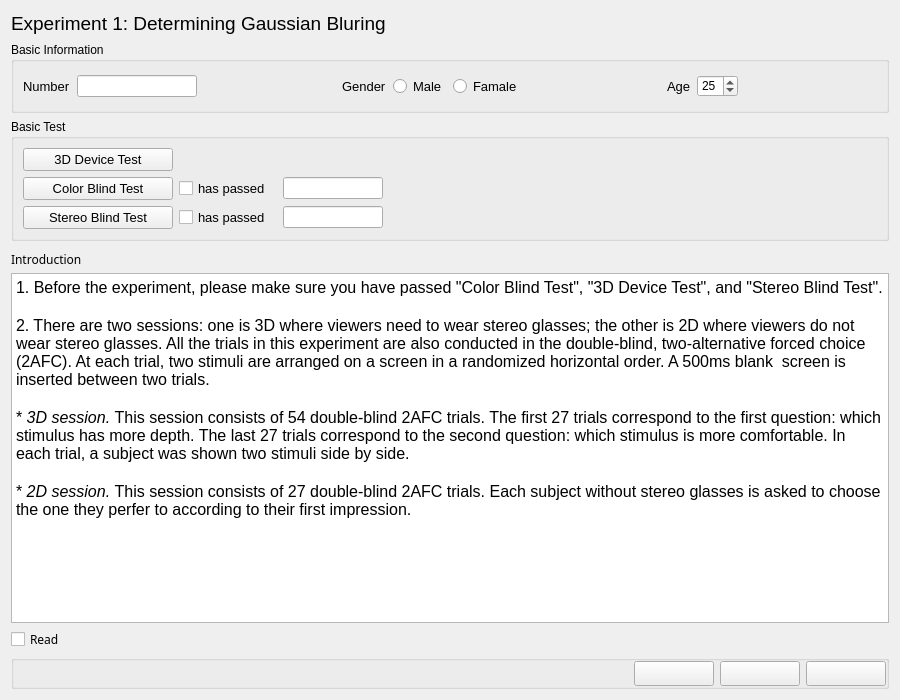
<?xml version="1.0" encoding="UTF-8"?>
<ui version="4.0">
 <class>Experiment1Form</class>
 <widget class="QWidget" name="Experiment1Form">
  <property name="geometry">
   <rect>
    <x>0</x>
    <y>0</y>
    <width>900</width>
    <height>700</height>
   </rect>
  </property>
  <property name="minimumSize">
   <size>
    <width>900</width>
    <height>600</height>
   </size>
  </property>
  <property name="windowTitle">
   <string>Form</string>
  </property>
  <property name="styleSheet">
   <string notr="true">QPushButton:hover{
border:2px solid rgb(71,186,204);
color:rgb(71,186,204);
background:transparent;
}
QPushButton:pressed{
border:2px solid black;
color:black;
background-color:rgb(71,186,204);
}
QPushButton:!enabled
{
border:2px solid rgb(130,130,130);
color:rgb(130,130,130);
}

</string>
  </property>
  <layout class="QVBoxLayout" name="verticalLayout">
   <item>
    <widget class="QLabel" name="label">
     <property name="minimumSize">
      <size>
       <width>0</width>
       <height>25</height>
      </size>
     </property>
     <property name="maximumSize">
      <size>
       <width>16777215</width>
       <height>60</height>
      </size>
     </property>
     <property name="font">
      <font>
       <family>Microsoft YaHei UI</family>
       <pointsize>14</pointsize>
      </font>
     </property>
     <property name="text">
      <string>Experiment 1: Determining Gaussian Bluring</string>
     </property>
    </widget>
   </item>
   <item>
    <widget class="QGroupBox" name="groupBox">
     <property name="minimumSize">
      <size>
       <width>0</width>
       <height>60</height>
      </size>
     </property>
     <property name="maximumSize">
      <size>
       <width>16777215</width>
       <height>120</height>
      </size>
     </property>
     <property name="font">
      <font>
       <family>Microsoft YaHei UI</family>
       <pointsize>9</pointsize>
      </font>
     </property>
     <property name="title">
      <string>Basic Information</string>
     </property>
     <layout class="QHBoxLayout" name="horizontalLayout">
      <item>
       <widget class="QLabel" name="label_2">
        <property name="minimumSize">
         <size>
          <width>0</width>
          <height>30</height>
         </size>
        </property>
        <property name="font">
         <font>
          <family>Microsoft YaHei UI</family>
          <pointsize>10</pointsize>
         </font>
        </property>
        <property name="text">
         <string>Number</string>
        </property>
       </widget>
      </item>
      <item>
       <widget class="QLineEdit" name="lineEditNumber">
        <property name="minimumSize">
         <size>
          <width>120</width>
          <height>15</height>
         </size>
        </property>
        <property name="maximumSize">
         <size>
          <width>80</width>
          <height>16777215</height>
         </size>
        </property>
       </widget>
      </item>
      <item>
       <spacer name="horizontalSpacer">
        <property name="orientation">
         <enum>Qt::Horizontal</enum>
        </property>
        <property name="sizeHint" stdset="0">
         <size>
          <width>40</width>
          <height>20</height>
         </size>
        </property>
       </spacer>
      </item>
      <item>
       <widget class="QLabel" name="label_3">
        <property name="minimumSize">
         <size>
          <width>0</width>
          <height>30</height>
         </size>
        </property>
        <property name="font">
         <font>
          <family>Microsoft YaHei UI</family>
          <pointsize>10</pointsize>
         </font>
        </property>
        <property name="text">
         <string>Gender</string>
        </property>
       </widget>
      </item>
      <item>
       <widget class="QRadioButton" name="rbtnMan">
        <property name="minimumSize">
         <size>
          <width>0</width>
          <height>30</height>
         </size>
        </property>
        <property name="font">
         <font>
          <family>Microsoft YaHei UI</family>
          <pointsize>10</pointsize>
         </font>
        </property>
        <property name="text">
         <string>Male</string>
        </property>
       </widget>
      </item>
      <item>
       <widget class="QRadioButton" name="rbtnWoman">
        <property name="minimumSize">
         <size>
          <width>0</width>
          <height>30</height>
         </size>
        </property>
        <property name="font">
         <font>
          <family>Microsoft YaHei UI</family>
          <pointsize>10</pointsize>
         </font>
        </property>
        <property name="text">
         <string>Famale</string>
        </property>
       </widget>
      </item>
      <item>
       <spacer name="horizontalSpacer_2">
        <property name="orientation">
         <enum>Qt::Horizontal</enum>
        </property>
        <property name="sizeHint" stdset="0">
         <size>
          <width>40</width>
          <height>20</height>
         </size>
        </property>
       </spacer>
      </item>
      <item>
       <widget class="QLabel" name="label_4">
        <property name="minimumSize">
         <size>
          <width>0</width>
          <height>30</height>
         </size>
        </property>
        <property name="font">
         <font>
          <family>Microsoft YaHei UI</family>
          <pointsize>10</pointsize>
         </font>
        </property>
        <property name="text">
         <string>Age</string>
        </property>
       </widget>
      </item>
      <item>
       <widget class="QSpinBox" name="spinBoxAge">
        <property name="minimumSize">
         <size>
          <width>0</width>
          <height>15</height>
         </size>
        </property>
        <property name="value">
         <number>25</number>
        </property>
       </widget>
      </item>
      <item>
       <spacer name="horizontalSpacer_4">
        <property name="orientation">
         <enum>Qt::Horizontal</enum>
        </property>
        <property name="sizeHint" stdset="0">
         <size>
          <width>40</width>
          <height>20</height>
         </size>
        </property>
       </spacer>
      </item>
     </layout>
    </widget>
   </item>
   <item>
    <widget class="QGroupBox" name="stereoblind_result_2">
     <property name="font">
      <font>
       <family>Microsoft YaHei UI</family>
       <pointsize>9</pointsize>
      </font>
     </property>
     <property name="title">
      <string>Basic Test</string>
     </property>
     <layout class="QGridLayout" name="gridLayout">
      <item row="0" column="1" colspan="2">
       <widget class="QLabel" name="device_result">
        <property name="font">
         <font>
          <family>Microsoft YaHei UI</family>
          <pointsize>10</pointsize>
         </font>
        </property>
        <property name="text">
         <string/>
        </property>
       </widget>
      </item>
      <item row="3" column="5">
       <spacer name="horizontalSpacer_6">
        <property name="orientation">
         <enum>Qt::Horizontal</enum>
        </property>
        <property name="sizeHint" stdset="0">
         <size>
          <width>40</width>
          <height>20</height>
         </size>
        </property>
       </spacer>
      </item>
      <item row="1" column="5">
       <spacer name="horizontalSpacer_5">
        <property name="orientation">
         <enum>Qt::Horizontal</enum>
        </property>
        <property name="sizeHint" stdset="0">
         <size>
          <width>40</width>
          <height>20</height>
         </size>
        </property>
       </spacer>
      </item>
      <item row="3" column="1">
       <widget class="QCheckBox" name="checkBox_2">
        <property name="font">
         <font>
          <family>Microsoft YaHei UI</family>
          <pointsize>10</pointsize>
         </font>
        </property>
        <property name="text">
         <string>has passed</string>
        </property>
       </widget>
      </item>
      <item row="1" column="0">
       <widget class="QPushButton" name="pbtnColor">
        <property name="minimumSize">
         <size>
          <width>150</width>
          <height>20</height>
         </size>
        </property>
        <property name="maximumSize">
         <size>
          <width>150</width>
          <height>16777215</height>
         </size>
        </property>
        <property name="font">
         <font>
          <family>Microsoft YaHei UI</family>
          <pointsize>10</pointsize>
         </font>
        </property>
        <property name="text">
         <string>Color Blind Test</string>
        </property>
        <property name="checkable">
         <bool>false</bool>
        </property>
        <property name="checked">
         <bool>false</bool>
        </property>
       </widget>
      </item>
      <item row="0" column="6">
       <widget class="QLabel" name="labColorResult">
        <property name="font">
         <font>
          <family>Microsoft YaHei UI</family>
          <pointsize>10</pointsize>
         </font>
        </property>
        <property name="text">
         <string/>
        </property>
       </widget>
      </item>
      <item row="1" column="1">
       <widget class="QCheckBox" name="checkBox">
        <property name="font">
         <font>
          <family>Microsoft YaHei UI</family>
          <pointsize>10</pointsize>
         </font>
        </property>
        <property name="text">
         <string>has passed</string>
        </property>
       </widget>
      </item>
      <item row="0" column="0">
       <widget class="QPushButton" name="pbtnDevice">
        <property name="minimumSize">
         <size>
          <width>150</width>
          <height>20</height>
         </size>
        </property>
        <property name="maximumSize">
         <size>
          <width>150</width>
          <height>16777215</height>
         </size>
        </property>
        <property name="font">
         <font>
          <family>Microsoft YaHei UI</family>
          <pointsize>10</pointsize>
         </font>
        </property>
        <property name="text">
         <string>3D Device Test</string>
        </property>
       </widget>
      </item>
      <item row="3" column="3">
       <widget class="QLineEdit" name="lineEditStereo">
        <property name="maximumSize">
         <size>
          <width>100</width>
          <height>16777215</height>
         </size>
        </property>
       </widget>
      </item>
      <item row="1" column="3">
       <widget class="QLineEdit" name="lineEditColor">
        <property name="maximumSize">
         <size>
          <width>100</width>
          <height>16777215</height>
         </size>
        </property>
       </widget>
      </item>
      <item row="1" column="6">
       <widget class="QLabel" name="labDeviceResult">
        <property name="font">
         <font>
          <family>Microsoft YaHei UI</family>
          <pointsize>10</pointsize>
         </font>
        </property>
        <property name="text">
         <string/>
        </property>
       </widget>
      </item>
      <item row="3" column="0">
       <widget class="QPushButton" name="pbtnStereo">
        <property name="minimumSize">
         <size>
          <width>150</width>
          <height>20</height>
         </size>
        </property>
        <property name="maximumSize">
         <size>
          <width>150</width>
          <height>16777215</height>
         </size>
        </property>
        <property name="font">
         <font>
          <family>Microsoft YaHei UI</family>
          <pointsize>10</pointsize>
         </font>
        </property>
        <property name="text">
         <string>Stereo Blind Test</string>
        </property>
       </widget>
      </item>
      <item row="3" column="6">
       <widget class="QLabel" name="labStereoResult">
        <property name="font">
         <font>
          <family>Microsoft YaHei UI</family>
          <pointsize>10</pointsize>
         </font>
        </property>
        <property name="text">
         <string/>
        </property>
       </widget>
      </item>
      <item row="1" column="4">
       <widget class="QLabel" name="colorblind_result">
        <property name="font">
         <font>
          <family>Microsoft YaHei UI</family>
          <pointsize>10</pointsize>
         </font>
        </property>
        <property name="text">
         <string/>
        </property>
       </widget>
      </item>
      <item row="3" column="4">
       <widget class="QLabel" name="stereoblind_result">
        <property name="font">
         <font>
          <family>Microsoft YaHei UI</family>
          <pointsize>10</pointsize>
         </font>
        </property>
        <property name="text">
         <string/>
        </property>
       </widget>
      </item>
     </layout>
    </widget>
   </item>
   <item>
    <widget class="QLabel" name="label_5">
     <property name="minimumSize">
      <size>
       <width>0</width>
       <height>20</height>
      </size>
     </property>
     <property name="maximumSize">
      <size>
       <width>16777215</width>
       <height>15</height>
      </size>
     </property>
     <property name="font">
      <font>
       <family>Microsoft YaHei UI Light</family>
       <pointsize>9</pointsize>
      </font>
     </property>
     <property name="text">
      <string>Introduction</string>
     </property>
     <property name="alignment">
      <set>Qt::AlignLeading|Qt::AlignLeft|Qt::AlignVCenter</set>
     </property>
    </widget>
   </item>
   <item>
    <widget class="QTextEdit" name="Introduction">
     <property name="font">
      <font>
       <family>Microsoft YaHei UI</family>
       <pointsize>12</pointsize>
      </font>
     </property>
     <property name="html">
      <string>&lt;!DOCTYPE HTML PUBLIC &quot;-//W3C//DTD HTML 4.0//EN&quot; &quot;http://www.w3.org/TR/REC-html40/strict.dtd&quot;&gt;
&lt;html&gt;&lt;head&gt;&lt;meta name=&quot;qrichtext&quot; content=&quot;1&quot; /&gt;&lt;style type=&quot;text/css&quot;&gt;
p, li { white-space: pre-wrap; }
&lt;/style&gt;&lt;/head&gt;&lt;body style=&quot; font-family:'Microsoft YaHei UI'; font-size:12pt; font-weight:400; font-style:normal;&quot;&gt;
&lt;p style=&quot; margin-top:0px; margin-bottom:0px; margin-left:0px; margin-right:0px; -qt-block-indent:0; text-indent:0px;&quot;&gt;1. Before the experiment, please make sure you have passed &amp;quot;Color Blind Test&amp;quot;, &amp;quot;3D Device Test&amp;quot;, and &amp;quot;Stereo Blind Test&amp;quot;.&lt;/p&gt;
&lt;p style=&quot;-qt-paragraph-type:empty; margin-top:0px; margin-bottom:0px; margin-left:0px; margin-right:0px; -qt-block-indent:0; text-indent:0px;&quot;&gt;&lt;br /&gt;&lt;/p&gt;
&lt;p style=&quot; margin-top:0px; margin-bottom:0px; margin-left:0px; margin-right:0px; -qt-block-indent:0; text-indent:0px;&quot;&gt;2. There are two sessions: one is 3D where viewers need to wear stereo glasses; the other is 2D where viewers do not wear stereo glasses. All the trials in this experiment are also conducted in the double-blind, two-alternative forced choice (2AFC). At each trial, two stimuli are arranged on a screen in a randomized horizontal order. A 500ms blank  screen is  inserted between two trials. &lt;/p&gt;
&lt;p style=&quot;-qt-paragraph-type:empty; margin-top:0px; margin-bottom:0px; margin-left:0px; margin-right:0px; -qt-block-indent:0; text-indent:0px;&quot;&gt;&lt;br /&gt;&lt;/p&gt;
&lt;p style=&quot; margin-top:0px; margin-bottom:0px; margin-left:0px; margin-right:0px; -qt-block-indent:0; text-indent:0px;&quot;&gt;* &lt;span style=&quot; font-style:italic;&quot;&gt;3D session. &lt;/span&gt;This session consists of 54 double-blind 2AFC trials. The first 27 trials correspond to the first question: which stimulus has more depth. The last 27 trials correspond to the second question: which stimulus is more comfortable. In each trial, a subject was shown two stimuli side by side. &lt;/p&gt;
&lt;p style=&quot;-qt-paragraph-type:empty; margin-top:0px; margin-bottom:0px; margin-left:0px; margin-right:0px; -qt-block-indent:0; text-indent:0px;&quot;&gt;&lt;br /&gt;&lt;/p&gt;
&lt;p style=&quot; margin-top:0px; margin-bottom:0px; margin-left:0px; margin-right:0px; -qt-block-indent:0; text-indent:0px;&quot;&gt;* &lt;span style=&quot; font-style:italic;&quot;&gt;2D session. &lt;/span&gt;This session consists of 27 double-blind 2AFC trials. Each subject without stereo glasses is asked to choose the one they perfer to according to their first impression. &lt;/p&gt;
&lt;p style=&quot;-qt-paragraph-type:empty; margin-top:0px; margin-bottom:0px; margin-left:0px; margin-right:0px; -qt-block-indent:0; text-indent:0px;&quot;&gt;&lt;br /&gt;&lt;/p&gt;
&lt;p style=&quot;-qt-paragraph-type:empty; margin-top:0px; margin-bottom:0px; margin-left:0px; margin-right:0px; -qt-block-indent:0; text-indent:0px;&quot;&gt;&lt;br /&gt;&lt;/p&gt;
&lt;p style=&quot;-qt-paragraph-type:empty; margin-top:0px; margin-bottom:0px; margin-left:0px; margin-right:0px; -qt-block-indent:0; text-indent:0px;&quot;&gt;&lt;br /&gt;&lt;/p&gt;
&lt;p style=&quot;-qt-paragraph-type:empty; margin-top:0px; margin-bottom:0px; margin-left:0px; margin-right:0px; -qt-block-indent:0; text-indent:0px;&quot;&gt;&lt;br /&gt;&lt;/p&gt;&lt;/body&gt;&lt;/html&gt;</string>
     </property>
    </widget>
   </item>
   <item>
    <widget class="QCheckBox" name="checkBoxRead">
     <property name="maximumSize">
      <size>
       <width>16777215</width>
       <height>20</height>
      </size>
     </property>
     <property name="font">
      <font>
       <family>Microsoft YaHei UI Light</family>
      </font>
     </property>
     <property name="text">
      <string>Read</string>
     </property>
    </widget>
   </item>
   <item>
    <widget class="QGroupBox" name="groupBox_3">
     <property name="minimumSize">
      <size>
       <width>0</width>
       <height>30</height>
      </size>
     </property>
     <property name="title">
      <string/>
     </property>
     <layout class="QHBoxLayout" name="horizontalLayout_2">
      <property name="leftMargin">
       <number>0</number>
      </property>
      <property name="topMargin">
       <number>0</number>
      </property>
      <property name="rightMargin">
       <number>0</number>
      </property>
      <property name="bottomMargin">
       <number>0</number>
      </property>
      <item>
       <spacer name="horizontalSpacer_3">
        <property name="orientation">
         <enum>Qt::Horizontal</enum>
        </property>
        <property name="sizeHint" stdset="0">
         <size>
          <width>40</width>
          <height>20</height>
         </size>
        </property>
       </spacer>
      </item>
      <item>
       <widget class="QPushButton" name="pbtn1">
        <property name="minimumSize">
         <size>
          <width>80</width>
          <height>25</height>
         </size>
        </property>
        <property name="font">
         <font>
          <family>Microsoft YaHei UI</family>
          <pointsize>10</pointsize>
         </font>
        </property>
        <property name="text">
         <string/>
        </property>
       </widget>
      </item>
      <item>
       <widget class="QPushButton" name="pbtn2">
        <property name="minimumSize">
         <size>
          <width>80</width>
          <height>25</height>
         </size>
        </property>
        <property name="font">
         <font>
          <family>Microsoft YaHei UI</family>
          <pointsize>10</pointsize>
         </font>
        </property>
        <property name="text">
         <string/>
        </property>
       </widget>
      </item>
      <item>
       <widget class="QPushButton" name="pbtn3">
        <property name="minimumSize">
         <size>
          <width>80</width>
          <height>25</height>
         </size>
        </property>
        <property name="font">
         <font>
          <family>Microsoft YaHei UI</family>
          <pointsize>10</pointsize>
         </font>
        </property>
        <property name="text">
         <string/>
        </property>
       </widget>
      </item>
     </layout>
    </widget>
   </item>
  </layout>
 </widget>
 <resources/>
 <connections/>
</ui>
